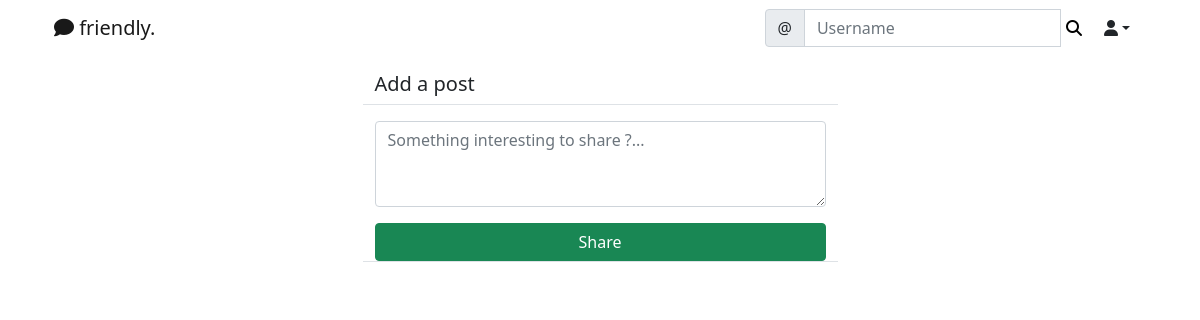
The page /social/ (signed in) on the database as committed earlier.
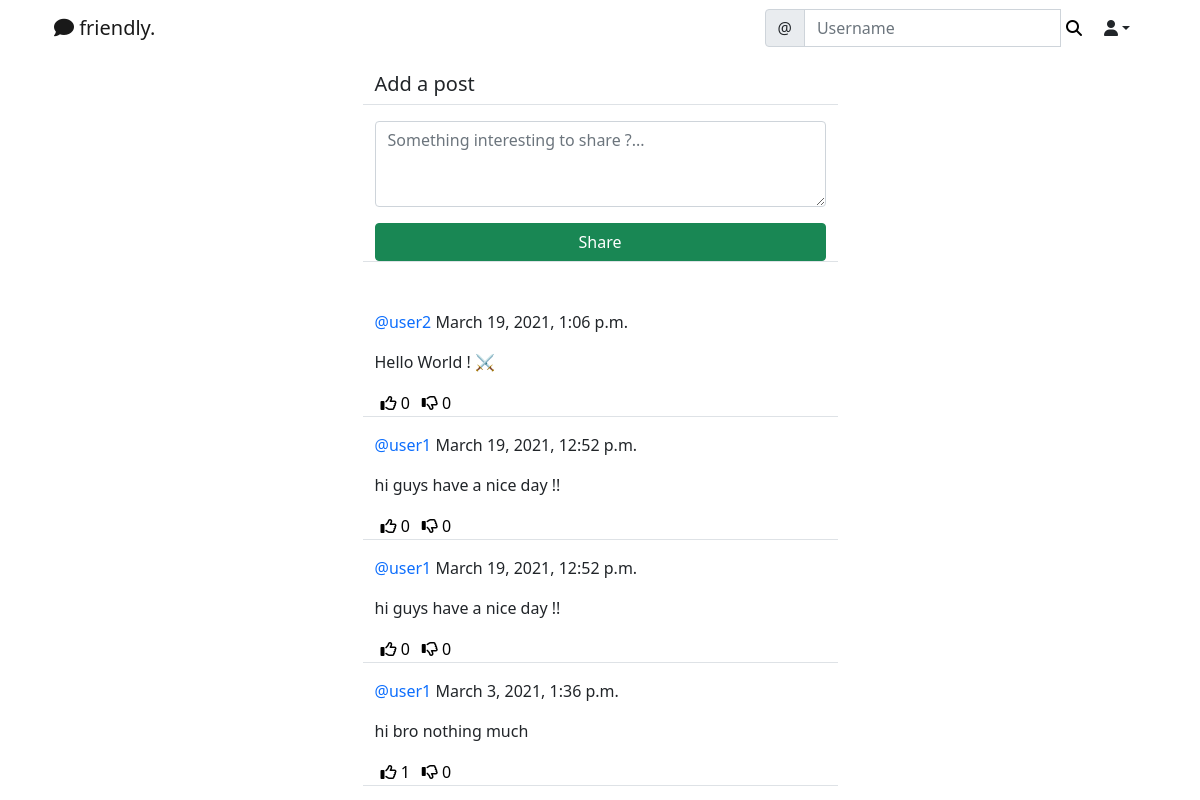
The same page on the database as committed later.
### social/models.py (models this page shows)
class Post(models.Model):
    body = models.TextField()
    created_on = models.DateTimeField(default=timezone.now)
    author = models.ForeignKey(User, on_delete=models.CASCADE)
    likes = models.ManyToManyField(User, blank=True, related_name='likes')
    dislikes = models.ManyToManyField(User, blank=True, related_name='dislikes')

### social/views.py (the view, shortened to what this page needs)
# urls.py: path('', PostListView.as_view(), name='post-list'),
class PostListView(LoginRequiredMixin, View):
    def get(self, request, *args, **kwargs):
        loggedin_user = request.user
        posts = Post.objects.filter(
            author__profile__followers__in = [loggedin_user.id]
        ).order_by('-created_on')
        form = PostForm()
        context = {
            'post_list': posts,
            'form': form,
        }
        return render(request, 'social/post_list.html', context)

### social/forms.py
class PostForm(forms.ModelForm):
    body = forms.CharField(
        label='',
        widget=forms.Textarea(attrs={
            'rows': 3,
            'placeholder': 'Something interesting to share ?...'
        })
    )
    class Meta:
        model = Post
        fields = ['body']

### social/templates/social/post_list.html (shortened to what this page needs)
{%extends 'landing/base.html'%}
{% load crispy_forms_tags %}
{% block content %}
<div class='container'>
    <div class='row justify-content-center mt-3'>
        <div class='col-md-5 col-sm-12 border-bottom'>
            <h5>Add a post</h5>
        </div>
    </div>
    <div class='row justify-content-center mt-3 mb-5'>
        <div class='col-md-5 col-sm-12 border-bottom'>
            <form method='POST'>
                {{ form | crispy }}
                <div class='d-grid gap-2'>
                    <button class='btn btn-success mt-3'>Share</button>
                </div>
            </form>
        </div>
    </div>
    {% for post in post_list %}
    <div class='row justify-content-center mt-3'>
        <div class='col-md-5 col-sm-12 border-bottom position-relative'>
            <p><a style="text-decoration: none;" class="text-primary" href="{% url 'profile' post.author.profile.pk %}">@{{ post.author }}</a> {{ post.created_on }}</p>
            <div class="position-relative">
                <p>{{ post.body }}</p>
            </div>
            <div class="d-flex flex-row">
                <form method="POST" action="{% url 'like' post.pk %}">
                    <button style="background-color: transparent; border: none; box-shadow: none;" type="submit"><i class="far fa-thumbs-up"></i> <span>{{ post.likes.all.count }}</span></button>
                </form>
                <form method="POST" action="{% url 'dislike' post.pk %}">
                    <button style="background-color: transparent; border: none; box-shadow: none;" type="submit"><i class="far fa-thumbs-down"></i> <span>{{ post.dislikes.all.count }}</span></button>
                </form>
            </div>
        </div>
    </div>
    {% endfor %}
</div>
{% endblock content %}

Rows that differ between the two databases and show on the page:
added Post: author "user2", created_on "March 19, 2021, 1:06 p.m.", body "Hello World ! ⚔️", likes.all.count "0", dislikes.all.count "0"
added Post: author "user1", created_on "March 19, 2021, 12:52 p.m.", body "hi guys have a nice day !!", likes.all.count "0", dislikes.all.count "0"
added Post: author "user1", created_on "March 19, 2021, 12:52 p.m.", body "hi guys have a nice day !!", likes.all.count "0", dislikes.all.count "0"
now on this page (row unchanged): Post: author "user1", created_on "March 3, 2021, 1:36 p.m.", body "hi bro nothing much", likes.all.count "1", dislikes.all.count "0"
